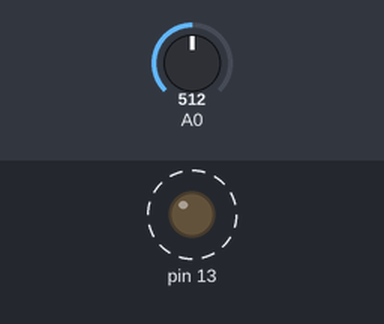
Bench run of a sketch on a simulated Arduino Uno, built with avr-gcc and run on an emulated ATmega328P. Shown: output pins drawn as LEDs (lit = HIGH). Dashed ring = blinking. The inputs (shaded band) are chosen by the test bench; at power-on: A0 = 512.

Above: at 1.8 s.
1.9 s: A0 set to 0
At 2.8 s:
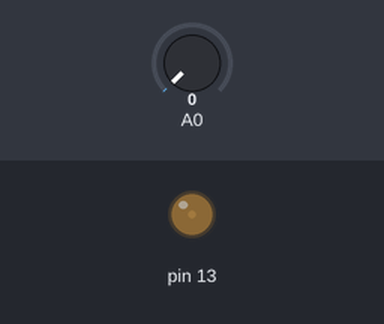
3.6 s: A0 set to 122
At 3.9 s:
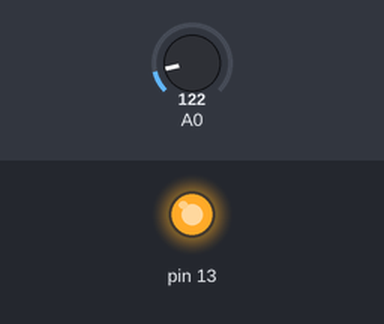
Timing chart, 0 to 13.1 s (numbered marks = the images above; inputs shaded):
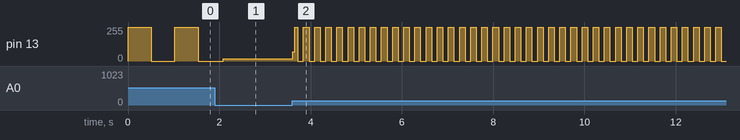

The sketch:

task-2-pot-to-led.ino
```cpp
/*

*/
int our_value = 0;
void setup() {
  pinMode(13, OUTPUT);
}

void loop() {
  our_value = analogRead(A0);
  digitalWrite(13, HIGH);
  delay(our_value);
  digitalWrite(13, LOW);
  delay(our_value);
}
```

Measured:
- after the input at 3.6 s, pin 13: 16/255 → 68/255 at once, then moves between 0/255 and 255/255, repeating every 0.24 s
- by itself, pin 13: alternates 255/255 for 0.51 s and 0/255 for 0.51 s
